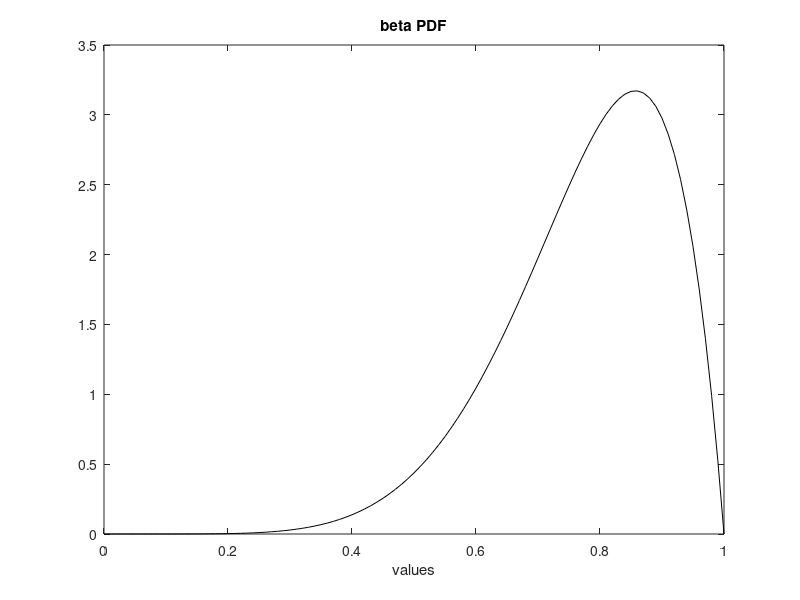

This figure's MATLAB source:
% A beta PDF
v=0:0.01:1; %values set
alpha=7; beta=2; %random variable parameters
ypdf=betapdf(v,alpha,beta); %beta PDF
plot(v,ypdf,'k'); %plots figure
xlabel('values'); title('beta PDF');
